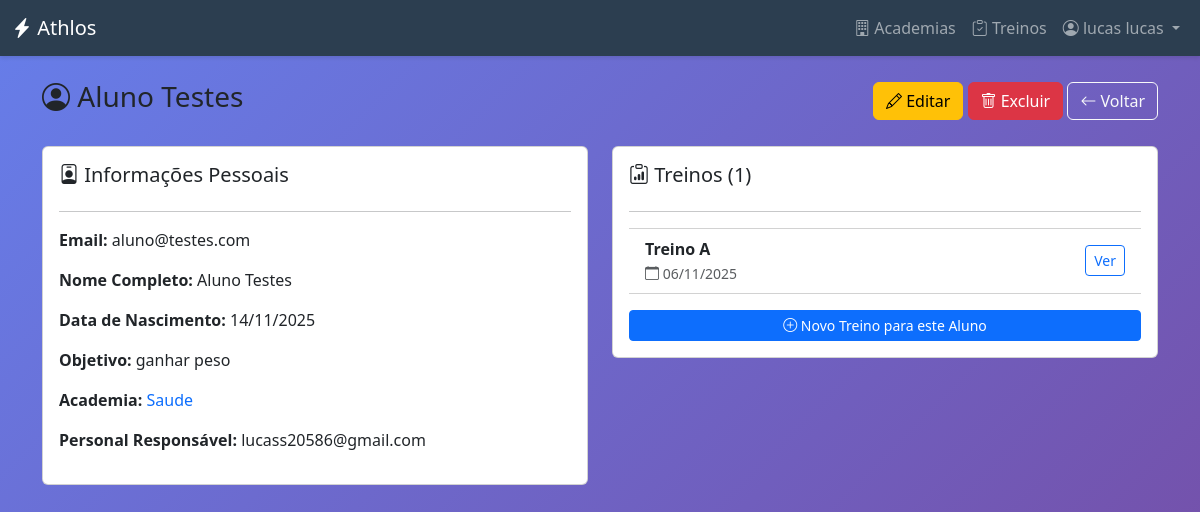
The app's page /alunos/15/ (signed in) with its own data.
### usuarios/models.py (models this page shows, shortened)
class CustomUser(AbstractUser):
    class TipoUsuario(models.TextChoices):
        ADMIN_SISTEMA = "ADMIN_SISTEMA", "Admin do Sistema"
        ADMIN_ACADEMIA = "ADMIN", "Admin da Academia"
        PERSONAL_TRAINER = "PERSONAL", "Personal Trainer"
        ALUNO = "ALUNO", "Aluno"
    email = models.EmailField(unique=True, verbose_name="Endereço de e-mail")
    user_type = models.CharField(
        max_length=20,
        choices=TipoUsuario.choices,
        default=TipoUsuario.ALUNO,
        verbose_name="Tipo de Usuário",
    )
    academia = models.ForeignKey(
        "academias.Academia",
        on_delete=models.SET_NULL,
        null=True,
        blank=True,
        verbose_name="Academia",
    )
    groups = models.ManyToManyField(
        Group,
        verbose_name="groups",
        blank=True,
        help_text=(
            "The groups this user belongs to. A user will get all permissions "
            "granted to each of their groups."
        ),
        related_name="customuser_groups",
        related_query_name="user",
    )
    user_permissions = models.ManyToManyField(
        Permission,
        verbose_name="user permissions",
        blank=True,
        help_text="Specific permissions for this user.",
        related_name="customuser_permissions",
        related_query_name="user",
    )
    USERNAME_FIELD = "email"
    REQUIRED_FIELDS = ["username", "first_name", "last_name"]

### academias/models.py (models this page shows, shortened)
class Aluno(models.Model):
    user = models.OneToOneField(
        settings.AUTH_USER_MODEL,
        on_delete=models.CASCADE,
        primary_key=True,
        verbose_name="Usuário",
        limit_choices_to={"user_type": "ALUNO"},
    )
    personal_responsavel = models.ForeignKey(
        PersonalTrainer,
        on_delete=models.SET_NULL,
        null=True,
        blank=True,
        related_name="alunos",
        verbose_name="Personal Trainer Responsável",
    )
    academia = models.ForeignKey(
        Academia,
        on_delete=models.SET_NULL,
        null=True,
        blank=True,
        related_name="alunos",
        verbose_name="Academia",
    )
    data_nascimento = models.DateField(
        null=True, blank=True, verbose_name="Data de Nascimento"
    )
    objetivo = models.CharField(
        max_length=255, blank=True, null=True, verbose_name="Objetivo de Treino"
    )

class Academia(models.Model):
    nome_fantasia = models.CharField(max_length=100, verbose_name="Nome Fantasia")
    cnpj = models.CharField(max_length=18, unique=True, verbose_name="CNPJ")
    endereco = models.CharField(max_length=255, verbose_name="Endereço")
    telefone = models.CharField(max_length=15, verbose_name="Telefone")
    data_criacao = models.DateTimeField(
        auto_now_add=True, verbose_name="Data de Criação"
    )
    class Meta:
        verbose_name = "Academia"
        verbose_name_plural = "Academias"

class PersonalTrainer(models.Model):
    user = models.OneToOneField(
        settings.AUTH_USER_MODEL,
        on_delete=models.CASCADE,
        primary_key=True,
        verbose_name="Usuário",
        limit_choices_to={"user_type": "PERSONAL"},
    )
    cref = models.CharField(max_length=20, unique=True, verbose_name="CREF")
    especialidade = models.CharField(
        max_length=100, blank=True, null=True, verbose_name="Especialidade"
    )

### treinos/models.py (models this page shows, shortened)
class Treino(models.Model):
    aluno = models.ForeignKey(
        Aluno,
        on_delete=models.CASCADE,
        related_name="treinos"
    )
    personal_criador = models.ForeignKey(
        PersonalTrainer,
        on_delete=models.SET_NULL,
        null=True,
        blank=True,
        related_name="treinos_criados"
    )
    nome_treino = models.CharField(max_length=50, verbose_name="Nome do Treino (Ex: Treino A)")
    data_criacao = models.DateTimeField(auto_now_add=True)
    ativo = models.BooleanField(default=True, verbose_name="É o treino atual?")
    exercicios = models.ManyToManyField(
        Exercicio,
        through='ItemTreino',
        verbose_name="Exercícios"
    )

### core/views.py (the view)
# urls.py: path("alunos/<int:pk>/", views.aluno_detail, name="aluno_detail"),
@login_required
def aluno_detail(request, pk):
    aluno = get_object_or_404(Aluno, pk=pk)
    user = request.user
    allowed = False
    if user.user_type in ["ADMIN", "ADMIN_SISTEMA"]:
        allowed = True
    elif user.user_type == "PERSONAL" and hasattr(user, "personaltrainer"):
        if aluno.personal_responsavel == user.personaltrainer:
            allowed = True
    if not allowed:
        messages.error(request, "Acesso negado.")
        return redirect("dashboard")
    treinos = Treino.objects.filter(aluno=aluno)
    return render(
        request, "core/alunos/aluno_detail.html", {"aluno": aluno, "treinos": treinos}
    )

### core/templates/core/alunos/aluno_detail.html (shortened to what this page needs)
{% extends 'core/base.html' %}
{% block content %}
<div class="container py-4">
    <div class="d-flex justify-content-between align-items-center mb-4">
        <h3><i class="bi bi-person-circle"></i> {{ aluno.user.get_full_name|default:aluno.user.email }}</h3>
        <div>
            <a href="{% url 'aluno_edit' aluno.pk %}" class="btn btn-warning">
                <i class="bi bi-pencil"></i> Editar
            </a>
            <button type="button" class="btn btn-danger" data-bs-toggle="modal" data-bs-target="#deleteModal">
                <i class="bi bi-trash"></i> Excluir
            </button>
            <button onclick="history.back()" class="btn btn-outline-light">
                <i class="bi bi-arrow-left"></i> Voltar
            </button>
        </div>
    </div>
    <div class="row">
        <div class="col-md-6">
            <div class="card card-body mb-3">
                <h5><i class="bi bi-person-badge"></i> Informações Pessoais</h5>
                <hr>
                <p><strong>Email:</strong> {{ aluno.user.email }}</p>
                <p><strong>Nome Completo:</strong> {{ aluno.user.first_name }} {{ aluno.user.last_name }}</p>
                <p><strong>Data de Nascimento:</strong> {{ aluno.data_nascimento|date:"d/m/Y"|default:"Não informado" }}
                </p>
                <p><strong>Objetivo:</strong> {{ aluno.objetivo|default:"Não definido" }}</p>
                <p><strong>Academia:</strong>
                    {% if aluno.academia %}
                    <a href="{% url 'academia_detail' aluno.academia.pk %}" class="text-decoration-none">
                        {{ aluno.academia.nome_fantasia }}
                    </a>
                    {% else %}
                    <span class="text-muted">Não atribuído</span>
                    {% endif %}
                </p>
                <p><strong>Personal Responsável:</strong>
                    {% if aluno.personal_responsavel %}
                    {{ aluno.personal_responsavel.user.get_full_name|default:aluno.personal_responsavel.user.email }}
                    {% else %}
                    <span class="text-muted">Não atribuído</span>
                    {% endif %}
                </p>
            </div>
        </div>
        <div class="col-md-6">
            <div class="card card-body mb-3">
                <h5><i class="bi bi-clipboard-data"></i> Treinos ({{ treinos.count }})</h5>
                <hr>
                {% if treinos %}
                <ul class="list-group list-group-flush">
                    {% for treino in treinos %}
                    <li class="list-group-item d-flex justify-content-between align-items-center">
                        <div>
                            <strong>{{ treino.nome_treino }}</strong>
                            <br>
                            <small class="text-muted">
                                <i class="bi bi-calendar"></i> {{ treino.data_criacao|date:"d/m/Y" }}
                            </small>
                        </div>
                        <a href="{% url 'treino_detail' treino.pk %}" class="btn btn-sm btn-outline-primary">
                            Ver
                        </a>
                    </li>
                    {% endfor %}
                </ul>
                {% else %}
                <p class="text-muted">Nenhum treino cadastrado ainda.</p>
                {% endif %}
                <div class="mt-3">
                    <a href="{% url 'treino_create' %}" class="btn btn-sm btn-primary w-100">
                        <i class="bi bi-plus-circle"></i> Novo Treino para este Aluno
                    </a>
                </div>
            </div>
        </div>
    </div>
</div>
{% endblock %}

### core/templates/core/base.html (shortened to what this page needs)
<!DOCTYPE html>
<html lang="pt-BR">
<head>
    <link href="https://cdn.jsdelivr.net/npm/bootstrap@5.3.0/dist/css/bootstrap.min.css" rel="stylesheet">
    <link rel="stylesheet" href="https://cdn.jsdelivr.net/npm/bootstrap-icons@1.10.0/font/bootstrap-icons.css">
</head>
<body>
    {% if user.is_authenticated %}
    <nav class="navbar navbar-expand-lg navbar-dark navbar-custom">
        <div class="container-fluid">
            <a class="navbar-brand" href="{% url 'dashboard' %}">
                <i class="bi bi-lightning-charge-fill"></i> Athlos
            </a>
            <div class="collapse navbar-collapse" id="navbarNav">
                <ul class="navbar-nav ms-auto">
                    {% if user.is_authenticated %}
                    {% if user.user_type == 'PERSONAL' %}
                    <li class="nav-item">
                        <a class="nav-link" href="{% url 'academia_list' %}">
                            <i class="bi bi-building"></i> Academias
                        </a>
                    </li>
                    <li class="nav-item">
                        <a class="nav-link" href="{% url 'aluno_list' %}">
                            <i class="bi bi-people"></i> Alunos
                        </a>
                    </li>
                    <li class="nav-item">
                        <a class="nav-link" href="{% url 'treino_list' %}">
                            <i class="bi bi-clipboard-check"></i> Treinos
                        </a>
                    </li>
                    {% elif user.user_type in 'ADMIN,ADMIN_SISTEMA' %}
                    <li class="nav-item">
                        <a class="nav-link" href="{% url 'academia_list' %}">
                            <i class="bi bi-building"></i> Academias
                        </a>
                    </li>
                    <li class="nav-item">
                        <a class="nav-link" href="{% url 'treino_list' %}">
                            <i class="bi bi-clipboard-check"></i> Treinos
                        </a>
                    </li>
                    {% endif %}
                    {% endif %}
                    <li class="nav-item dropdown">
                        <a class="nav-link dropdown-toggle" href="#" id="userDropdown" role="button"
                            data-bs-toggle="dropdown">
                            <i class="bi bi-person-circle"></i> {{ user.get_full_name }}
                        </a>
                    </li>
                </ul>
            </div>
        </div>
    </nav>
    {% endif %}
    <main>
        {% block content %}{% endblock %}
    </main>
</body>
</html>

### core/templates/core/base.html (style rules this page uses)
:root { --primary-color: #2c3e50; --secondary-color: #3498db; --success-color: #27ae60; --danger-color: #e74c3c; }
body { min-height: 100vh; background: linear-gradient(135deg, #667eea 0%, #764ba2 100%); }
.navbar-custom { background: var(--primary-color); box-shadow: 0 2px 4px rgba(0, 0, 0, .1); }

### records on screen
CustomUser: get_full_name "lucas lucas"
Aluno: user.get_full_name "Aluno Testes", user.email "aluno@testes.com", user.first_name "Aluno", user.last_name "Testes", data_nascimento "14/11/2025", objetivo "ganhar peso", academia.nome_fantasia "Saude", personal_responsavel.user.get_full_name "lucass20586@gmail.com"
Treino: nome_treino "Treino A", data_criacao "06/11/2025"

### other values on screen
{{ treinos.count }} "1"
